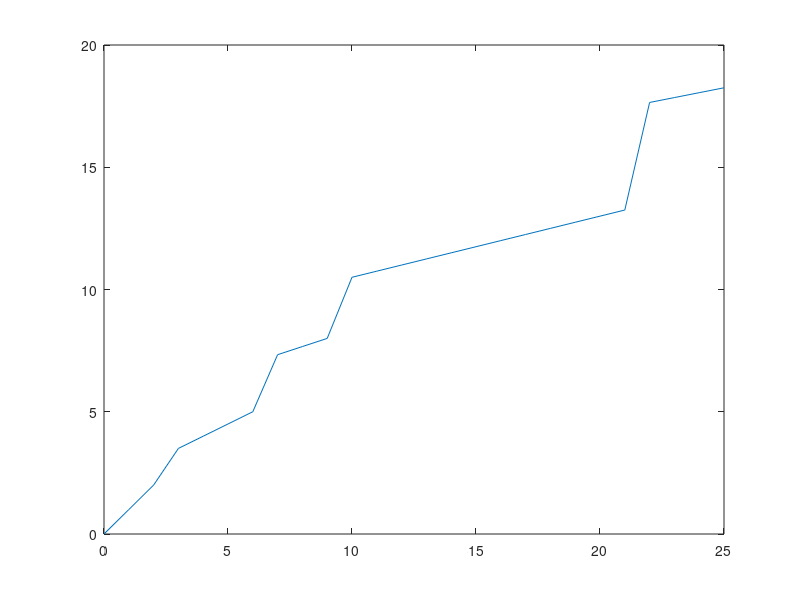

Recreate this plot in MATLAB. (Note: this script raises an error after producing the figure.)
noise_to_gain = [3, 6, 1, 9, 5];
noise_to_gain = sort(noise_to_gain );
p = zeros(5, 26);
Pt = 0:1:25;
numOfActiveChannels = 1;
breakPoints = zeros(1, length(noise_to_gain));
for i = 1: length(breakPoints)
    sum = 0;
    for j = 1: i
    sum = sum + (noise_to_gain(i) - noise_to_gain(j));
    end
    breakPoints(i) = sum;
end
i = 1;
for ind = 1: 26
    if i< 5 && Pt(ind) > breakPoints(i+1)
        numOfActiveChannels = numOfActiveChannels +1;
        i = i+1;
    end
    slope = 1/numOfActiveChannels ;
    % current power to channel i = slope*Pt + power_at_prev_breakPoint
    p(1,ind) = slope*Pt(ind) + p(1, breakPoints(i)+1);
    if numOfActiveChannels >= 2
        p(2, ind) = slope*Pt(ind)+ p(2, breakPoints(i)+1);
    end
    if numOfActiveChannels >= 3
        p(3, ind) = slope*Pt(ind)+ p(3, breakPoints(i)+1);
    end
    if numOfActiveChannels >= 4
        p(4, ind) = slope*Pt(ind)+ p(4, breakPoints(i)+1);
    end
    if numOfActiveChannels >= 5
        p(5, ind) = slope*Pt(ind)+ p(5, breakPoints(i)+1);
    end
end
markers = ['o', '+', '*', 'x', '^'];
for k = 1:5
pl = plot(Pt, p(k,:));
pl.LineWidth = 2;
hold on;
end

title("Power per channel versus total power", 'FontSize', 18);
xlabel('Total Power', 'FontSize', 18);
ylabel('Power to each channel', 'FontSize', 18);
lgd = legend('P1', 'P2', 'P3', 'P4', 'P5');
lgd.FontSize = 18;
hold off;
